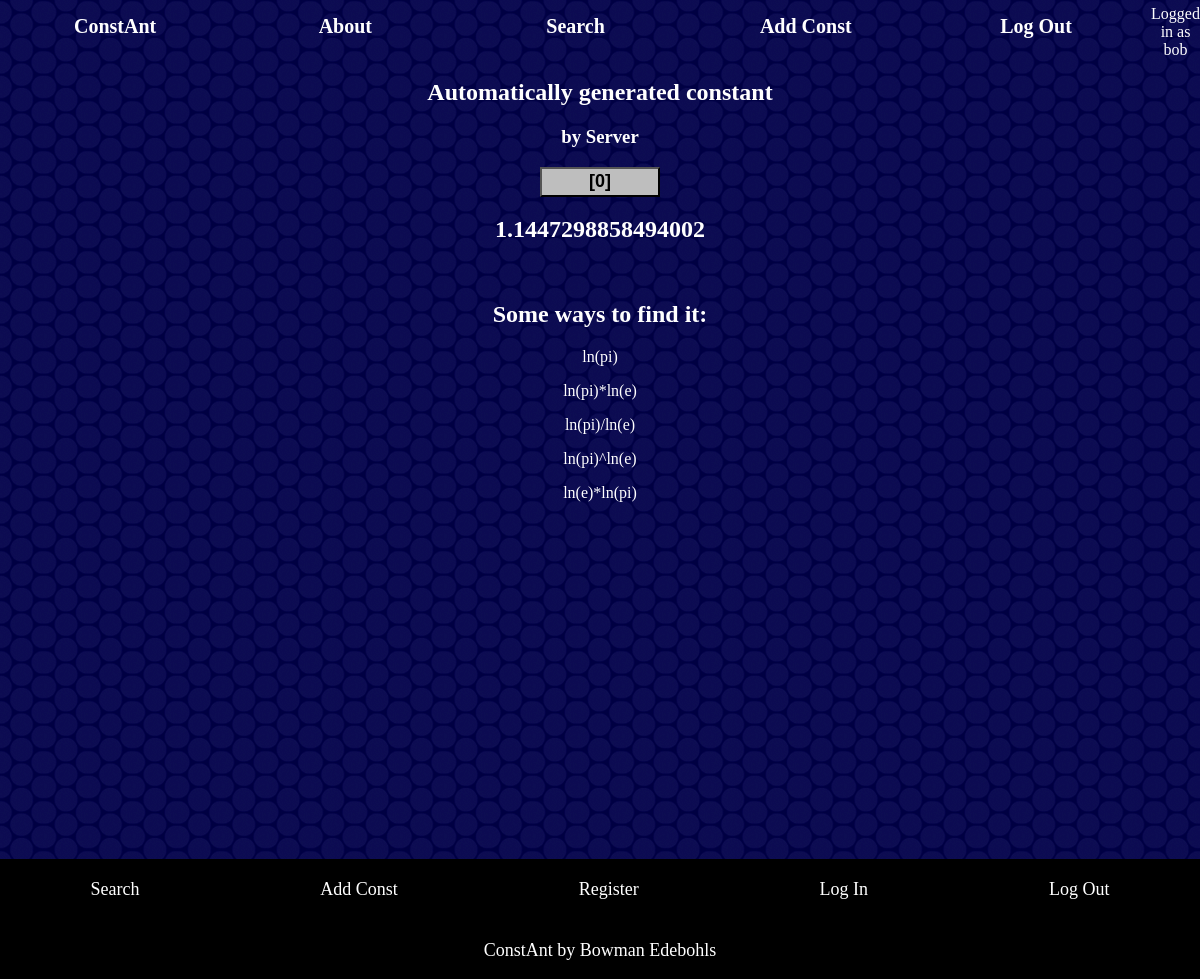
The page /viewconst/1 (signed in) on the database its author committed.
### confind.py (models this page shows, shortened)
class users(db.Model):
    _id = db.Column(db.Integer, primary_key=True)
    name = db.Column(db.String(255))
    pw = db.Column(db.String(255))
    email = db.Column(db.String(255))
    notes = db.Column(db.Text)
    isadmin = db.Column(db.Boolean()) # currently unused
    isbanned = db.Column(db.Boolean()) # currently unused
    isverified = db.Column(db.Boolean()) # currently unused
    creationdate = db.Column(DateTime) # currently unused
    voted = db.relationship(
        'constvotes',
        foreign_keys='constvotes.userid',
        backref='users',
        lazy='dynamic'
        )
    def has_upvoted_post(self, const: consts) -> None:
        return constvotes.query.filter(constvotes.userid == self._id, constvotes.constid == const._id).count() > 0

class consts(db.Model):
    _id = db.Column(db.Integer, primary_key=True)
    num = db.Column(db.Float)
    shortnum = db.Column(db.String) # for display purposes only :)
    ref = db.Column(db.String(255))
    name = db.Column(db.String(255))
    creator = db.Column(db.Integer)
    notes = db.Column(db.Text)
    date = db.Column(DateTime)
    votes = db.relationship('constvotes', backref='post', lazy='dynamic')

class solves(db.Model):
    _id = db.Column(db.Integer, primary_key=True)
    fid = db.Column(db.Integer) # id of const its attached to
    sol = db.Column(db.String(255)) # equation
    date = db.Column(DateTime, default=datetime.now())

### main.py (the view)
@app.route("/viewconst/<int:id>", methods=['POST', 'GET'])
def viewconst(id: int):
    result = confind.confind(whatid=id)
    if not result:
        flash('No constant with that ID exists!', 'usererror')
        return redirect(request.referrer)
    soldata = confind.solfind(id)
    traits = confind.traitfind(id)
    if not traits:
        print("notrait")
    for trait in traits:
        print(trait.traitname)
    return render_template('viewconst.html', result = result, soldata = soldata, traits = traits)

### confind.py (called while the page is built)
def find_user(userid: int) -> users:
    user = users.query.filter_by(_id = userid).first()
    if user == None:
        return None
    return user

def solfind(whatid:int) -> list[solves]:
    results = solves.query.filter_by(fid = whatid).order_by(func.length(solves.sol)).all()
    return results

def traitfind(whatid: int) -> list[traits]:
    traitlist = traits.query.filter_by(fid=whatid).all()
    return traitlist

### main.py (called while the page is built)
@app.context_processor
def inject_user():
    if 'user' in session:
        return dict(
            user = confind.find_user(session['user'])
            )
    else:
        return dict(
            user = confind.find_user(1)
            ) # null user

### templates/viewconst.html (shortened to what this page needs)
{% extends "base.html" %}
{% block body %}
<body>
    <div style="text-align: center">
        <h2>{{ result.name }}</h2>
        <h3>by {{ result.creator }}</h3>
        {% include 'votebase.html' %}
        <br>
        <h2>{{ result.num }}</h2>
        <br>
        <h2>Some ways to find it:</h2>
        {% for solve in soldata %}
            <p>{{ solve.sol }}</p>
        {% endfor %}
        <br>
        <br>
        <br>
    </div>
</body>
{% endblock %}

### templates/base.html (shortened to what this page needs)
<header style="text-align: center;">
    <link rel="stylesheet" type="text/css" href="../static/styles.css" />
    <div class="navbar">
        <div class="pageoption">
            <a href="/">ConstAnt</a>
        </div>
        <div class="pageoption">
            <a href="/about">About</a>
        </div>
        <div class="pageoption">
            <a href="/">Search</a>
        </div>
        <div class="pageoption">
            <a href="/newconst">Add Const</a>
        </div>
        {% if "user" in session %}
        <div class="pageoption">
            <a href="/logout">Log Out</a>
        </div>
        <span style="font-size: medium;">Logged in as {{ user.name }} </span>
        {% endif %}
    </div>
</header>
<main>
    {% block body %}{% endblock %}
</main>
<footer>
    <div class="lvlone">
        <div class="spread"><a href="/">Search</a></div>
        <div class="spread"><a href="newconst">Add Const</a></div>
        <div class="spread"><a href="register">Register</a></div>
        <div class="spread"><a href="login">Log In</a></div>
        <div class="spread"><a href="logout">Log Out</a></div>
    </div>
    <div class="spread"><a href="https://www.bowmanedebohls.com">ConstAnt by Bowman Edebohls</a></div>
</footer>

### static/styles.css (style rules this page uses)
body { font-family: Latexy; color: white; background-color: #141414; background-image: url('images/circlesbg.webp'); min-height: 100vh; margin: 0; }
a { text-decoration: none; color:inherit; }
.navbar { background-color: transparent; color: #ffffff; width: 100%; display: flex; justify-content: space-evenly; padding-top: 5px; }
.navbar .pageoption { position: relative; height: 25px; width: 100%; margin: 10px; font-size: 20px; font-weight: bolder; border-radius: 0px; border-width: 4px; border-color:rgb(4, 136, 213); }
.navbar a { position: absolute; top: 0; left: 0; width: 100%; height: 100%; z-index: 1; }
body { display: flex; flex-direction: column; }
main { min-height: 100vh; }
footer { height: 80px; background-color: black; text-align: center; padding-top: 20px; padding-bottom: 20px; width: 100%; flex:1; }
footer .lvlone { display: flex; justify-content:space-around; padding-bottom: 40px; }
footer .spread { display: block; font-size: 18px; color: white; }

### rows shown on the page
users: name "bob"
consts: name "Automatically generated constant", creator "Server", num "1.1447298858494002"
solves: sol "ln(pi)"
solves: sol "ln(pi)*ln(e)"
solves: sol "ln(pi)/ln(e)"
solves: sol "ln(pi)^ln(e)"
solves: sol "ln(e)*ln(pi)"

### other values the page prints
{{ result.votes.count() }} "0"
